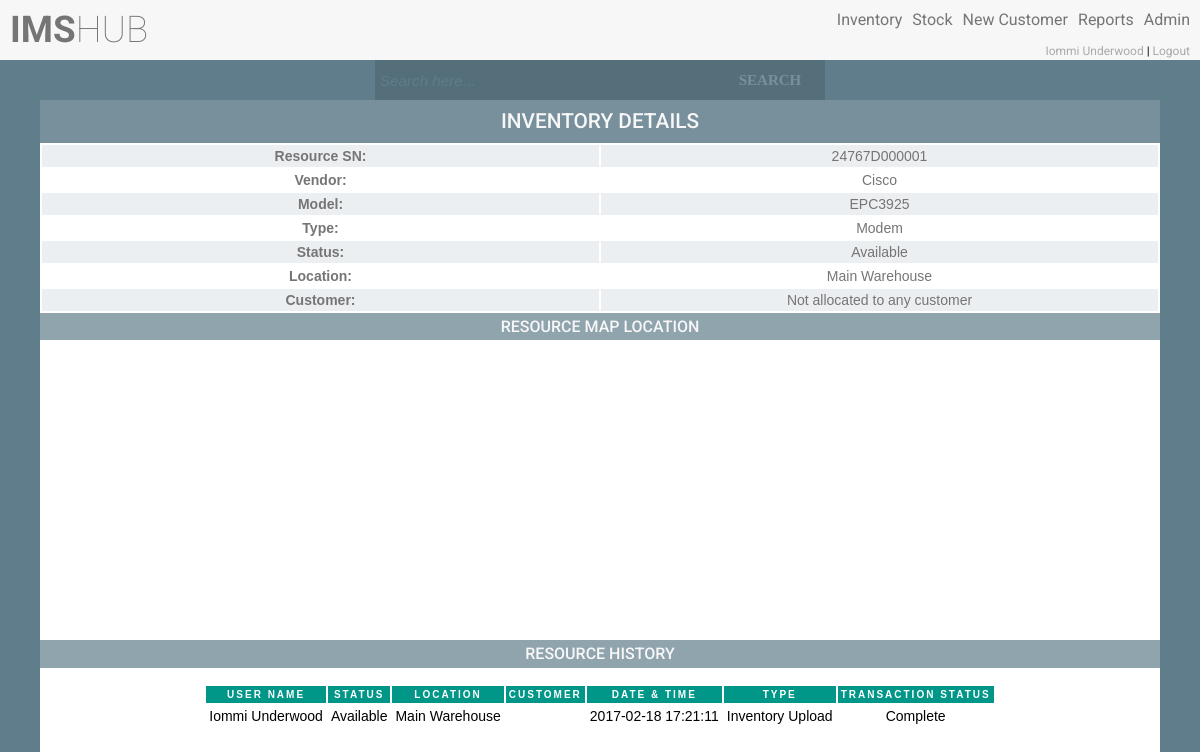
Before: /viewInventoryDetails.php?id=62 (signed in) with the older database file.
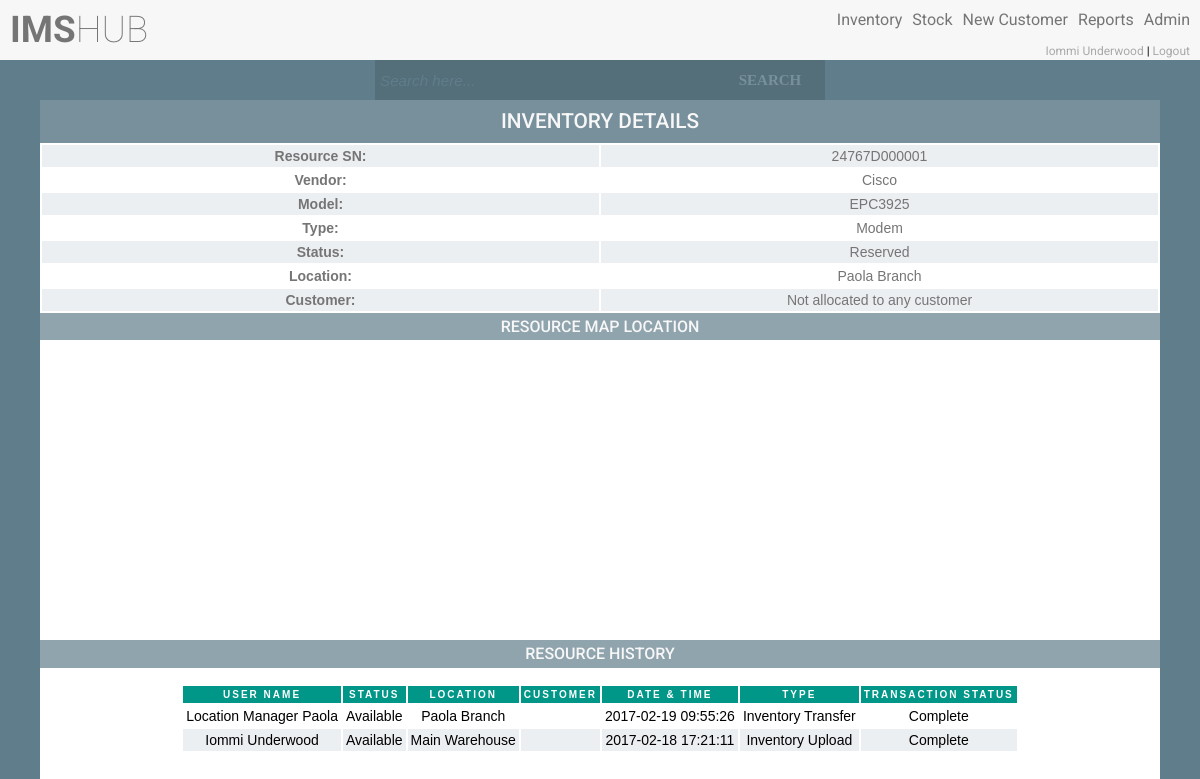
After: the same page with the newer database file.
### tables this page shows
CREATE TABLE `users` (
  `uid` int(11) NOT NULL AUTO_INCREMENT,
  `name` varchar(50) NOT NULL,
  `surname` varchar(50) NOT NULL,
  `email` varchar(50) NOT NULL,
  `username` varchar(30) NOT NULL,
  `password` varchar(100) NOT NULL,
  `salt` varchar(32) NOT NULL,
  `user_type_id` int(11) NOT NULL,
  `user_status_id` int(11) NOT NULL,
  `resource_location_id` int(11) DEFAULT NULL,
  PRIMARY KEY (`uid`),
  UNIQUE KEY `uq_email` (`email`),
  UNIQUE KEY `uq_username` (`username`),
  KEY `fk_user_type_id` (`user_type_id`),
  KEY `fk_user_status_id` (`user_status_id`),
  CONSTRAINT `fk_user_status_id` FOREIGN KEY (`user_status_id`) REFERENCES `user_statuses` (`user_status_id`),
  CONSTRAINT `fk_user_type_id` FOREIGN KEY (`user_type_id`) REFERENCES `user_types` (`user_type_id`)
);

CREATE TABLE `resources` (
  `resource_id` int(11) NOT NULL AUTO_INCREMENT,
  `resource_unique_value` varchar(50) NOT NULL,
  `resource_model_id` int(11) NOT NULL,
  `resource_type_id` int(11) NOT NULL,
  `voucher_value_id` int(11) DEFAULT NULL,
  `resource_status_id` int(11) NOT NULL,
  `resource_location_id` int(11) NOT NULL,
  `customer_account_id` int(11) DEFAULT NULL,
  `last_transaction_id` int(11) DEFAULT NULL,
  `resource_latitude` float(10,6) DEFAULT NULL,
  `resource_longitude` float(10,6) DEFAULT NULL,
  `last_update_user` int(11) NOT NULL,
  PRIMARY KEY (`resource_id`),
  UNIQUE KEY `resource_unique_value_UNIQUE` (`resource_unique_value`),
  KEY `fk_resource_status_id` (`resource_status_id`),
  KEY `fk_resource_type_id` (`resource_type_id`),
  KEY `fk_resource_location_id` (`resource_location_id`),
  KEY `fk_customer_account_id` (`customer_account_id`),
  KEY `fk_resource_model_id` (`resource_model_id`),
  KEY `fk_voucher_value_id` (`voucher_value_id`),
  KEY `fk_last_transaction_id` (`last_transaction_id`),
  KEY `ix_resource_unique_value` (`resource_unique_value`),
  CONSTRAINT `fk_customer_account_id` FOREIGN KEY (`customer_account_id`) REFERENCES `customer_accounts` (`customer_account_id`),
  CONSTRAINT `fk_last_transaction_id` FOREIGN KEY (`last_transaction_id`) REFERENCES `transactions` (`transaction_id`),
  CONSTRAINT `fk_resource_location_id` FOREIGN KEY (`resource_location_id`) REFERENCES `resource_locations` (`resource_location_id`),
  CONSTRAINT `fk_resource_model_id` FOREIGN KEY (`resource_model_id`) REFERENCES `resource_models` (`resource_model_id`),
  CONSTRAINT `fk_resource_status_id` FOREIGN KEY (`resource_status_id`) REFERENCES `resource_statuses` (`resource_status_id`),
  CONSTRAINT `fk_voucher_value_id` FOREIGN KEY (`voucher_value_id`) REFERENCES `voucher_values` (`voucher_value_id`)
);

CREATE TABLE `resource_brands` (
  `resource_brand_id` int(11) NOT NULL AUTO_INCREMENT,
  `resource_brand` varchar(50) NOT NULL,
  PRIMARY KEY (`resource_brand_id`),
  UNIQUE KEY `uq_resource_brand` (`resource_brand`)
);

CREATE TABLE `resource_types` (
  `resource_type_id` int(11) NOT NULL AUTO_INCREMENT,
  `resource_type` varchar(50) NOT NULL,
  PRIMARY KEY (`resource_type_id`),
  UNIQUE KEY `uq_resource_type` (`resource_type`)
);

CREATE TABLE `resource_statuses` (
  `resource_status_id` int(11) NOT NULL AUTO_INCREMENT,
  `resource_status` varchar(50) NOT NULL,
  PRIMARY KEY (`resource_status_id`),
  UNIQUE KEY `uq_resource_status` (`resource_status`)
);

CREATE TABLE `resource_locations` (
  `resource_location_id` int(11) NOT NULL AUTO_INCREMENT,
  `resource_location_name` varchar(50) NOT NULL,
  `resource_location_description` varchar(200) NOT NULL,
  `resource_location_type_id` int(11) NOT NULL,
  `latitude` float(10,6) DEFAULT NULL,
  `longitude` float(10,6) DEFAULT NULL,
  PRIMARY KEY (`resource_location_id`),
  UNIQUE KEY `uq_resource_location_name` (`resource_location_name`),
  UNIQUE KEY `uq_resource_location_description` (`resource_location_description`),
  KEY `fk_resource_location_type_id` (`resource_location_type_id`),
  CONSTRAINT `fk_resource_location_type_id` FOREIGN KEY (`resource_location_type_id`) REFERENCES `resource_location_types` (`resource_location_type_id`)
);

### classes/inventory.php (the view, shortened to what the rows shown need)
<?php
class inventory
{
    private $_db,
        $_data;
    public function __construct($user = null)
    {
        $this->_db = db::getInstance();
    }
            ?>
        <?php
    public function getInventoryDetails($resourceId)
    {
        $sql = "SELECT
                    r.resource_id,
                    r.resource_unique_value,
                    rb.resource_brand,
                    CONCAT(rm.resource_model,
                            ' ',
                            IFNULL(r.voucher_value_id, '')) AS model,
                    rt.resource_type,
                    rs.resource_status,
                    rl.resource_location_name,
                    r.customer_account_id,
                    r.resource_latitude,
                    r.resource_longitude
                FROM
                    ims.resources r
                        INNER JOIN
                    ims.resource_models rm ON r.resource_model_id = rm.resource_model_id
                        INNER JOIN
                    ims.resource_brands rb ON rm.resource_brand_id = rb.resource_brand_id
                        INNER JOIN
                    ims.resource_types rt ON r.resource_type_id = rt.resource_type_id
                        INNER JOIN
                    ims.resource_statuses rs ON r.resource_status_id = rs.resource_status_id
                        INNER JOIN
                    ims.resource_locations rl ON r.resource_location_id = rl.resource_location_id
                where r.resource_id = {$resourceId}";
        $get = $this->_db->query($sql);
        if (!$get->count()) {
            echo 'could not get data';
        } else {
            foreach ($get->results() as $i) {
                $customer = 'Not allocated to any customer';
                $latitude = null;
                $longitude = null;
                $resourceUniqueValue = escape($i->resource_unique_value);
                $resourceBrand = escape($i->resource_brand);
                $resourceModel = escape($i->model);
                $resourceType = escape($i->resource_type);
                $resourceStatus = escape($i->resource_status);
                $resourceLocation = escape($i->resource_location_name);
                if (isset($i->resource_latitude)) {
                    $latitude = escape($i->resource_latitude);
                }
                if (isset($i->resource_longitude)) {
                    $longitude = escape($i->resource_longitude);
                }
                ?>
                <div class="separator">
                    <h1>Inventory Details</h1>
                </div>
                <table class="ctable">
                    <tr>
                        <td><b>Resource SN: </b></td>
                        <td><?php echo $resourceUniqueValue; ?></td>
                    </tr>
                    <tr>
                        <td><b>Vendor: </b></td>
                        <td><?php echo $resourceBrand; ?></td>
                    </tr>
                    <tr>
                        <td><b>Model: </b></td>
                        <td><?php echo $resourceModel; ?></td>
                    </tr>
                    <tr>
                        <td><b>Type: </b></td>
                        <td><?php echo $resourceType; ?></td>
                    </tr>
                    <tr>
                        <td><b>Status: </b></td>
                        <td><?php echo $resourceStatus; ?></td>
                    </tr>
                    <tr>
                        <td><b>Location: </b></td>
                        <td><?php echo $resourceLocation; ?></td>
                    </tr>
                    <tr>
                        <td><b>Customer: </b></td>
                        <td><?php echo $customer; ?></td>
                    </tr>
                </table>
                <?php
                if ($latitude == null && $longitude == null) {
                } else {
                    ?>
                    <div class="separator">
                        <h2>Resource Map Location</h2>
                    </div>
                    <div id="map"></div>
                    <?php
                }
            }
        }
    }
    public function getResourceHistory($resourceId)
    {
        ?>
        <div class="separator">
            <h2>Resource History</h2>
        </div>
        <?php
        $sql = "SELECT
                    t.transaction_id,
                    CONCAT(u.name, ' ', u.surname) as fullName,
                    rs.resource_status,
                    rl.resource_location_name,
                    t.customer_account_id,
                    t.initiation_timestamp,
                    tt.transaction_type,
                    ts.transaction_status
                FROM
                    ims.transactions t
                        INNER JOIN
                    ims.users u ON t.uid = u.uid
                        INNER JOIN
                    ims.resources r ON t.resource_id = r.resource_id
                        INNER JOIN
                    ims.resource_statuses rs ON t.resource_status_id = rs.resource_status_id
                        INNER JOIN
                    ims.resource_locations rl ON t.resource_location_id = rl.resource_location_id
                        INNER JOIN
                    ims.transaction_types tt ON t.transaction_type_id = tt.transaction_type_id
                        INNER JOIN
                    ims.transaction_statuses ts ON t.transaction_status_id = ts.transaction_status_id
                WHERE
                    t.resource_id = {$resourceId}
                ORDER BY t.transaction_id DESC";
        $get = $this->_db->query($sql);
        if (!$get->count()) {
        } else {
            ?>
            <div class="center-table">
                <table>
                    <tr>
                        <th>User Name</th>
                        <th>Status</th>
                        <th>Location</th>
                        <th>Customer</th>
                        <th>Date & Time</th>
                        <th>Type</th>
                        <th>Transaction Status</th>
                    </tr>
                </table>
            </div>
            <?php
        }
    }
}

### header.php (shortened to what the rows shown need)
<?php
$user = new user();
if ($user->isLoggedIn()) {
    $name = escape($user->data()->name);
    $surname = escape($user->data()->surname);
    ?>
    <!DOCTYPE html>
    <html>
    <head>
        <link rel='stylesheet prefetch'
              href='http://ajax.googleapis.com/ajax/libs/jqueryui/1.11.2/themes/smoothness/jquery-ui.css'>
        <link rel="stylesheet" href="//code.jquery.com/ui/1.12.1/themes/base/jquery-ui.css">
        <link rel="stylesheet" href="css/style.css">
    </head>
    <body>
    <div class="width-height">
        <div class="fixheader">
            <div class="header">
                <div class="logo">
                    <?php
                    if ($user->hasPermission('access') || $user->hasPermission('allAccess')) {
                        echo '<h1 class="header-heading"><a href="main.php"><strong>IMS</strong>HUB</a></h1>';
                    }
                    ?>
                </div>
                <div class="menu">
                    <ul class="nav">
                        <?php
                        if ($user->hasPermission('access') || $user->hasPermission('allAccess')) {
                            echo '<br><div  class="user">
                                    <a href="profile.php">' . $name . ' ' . $surname . '</a>
                                    |
                                    <a href="logout.php">Logout</a>
                                  </div>';
                        }
                        ?>
                    </ul>
                </div>
            </div>
        </div>
    </body>
    </html>
    <?php
} else {
    $hash = new hash();
    redirect::to('index.php?' . hash::sha256('nologin' . $hash->getSalt()));
}
?>

Changed rows visible on the page:
changed resources "Cisco": resource_status.resource_status "Available" → "Reserved"; resource_location.resource_location_name "Main Warehouse" → "Paola Branch"
Other visible differences:
new list line: "Location Manager Paola Available Paola Branch 2017-02-19 09:55:26 Inventory Transfer Complete"
